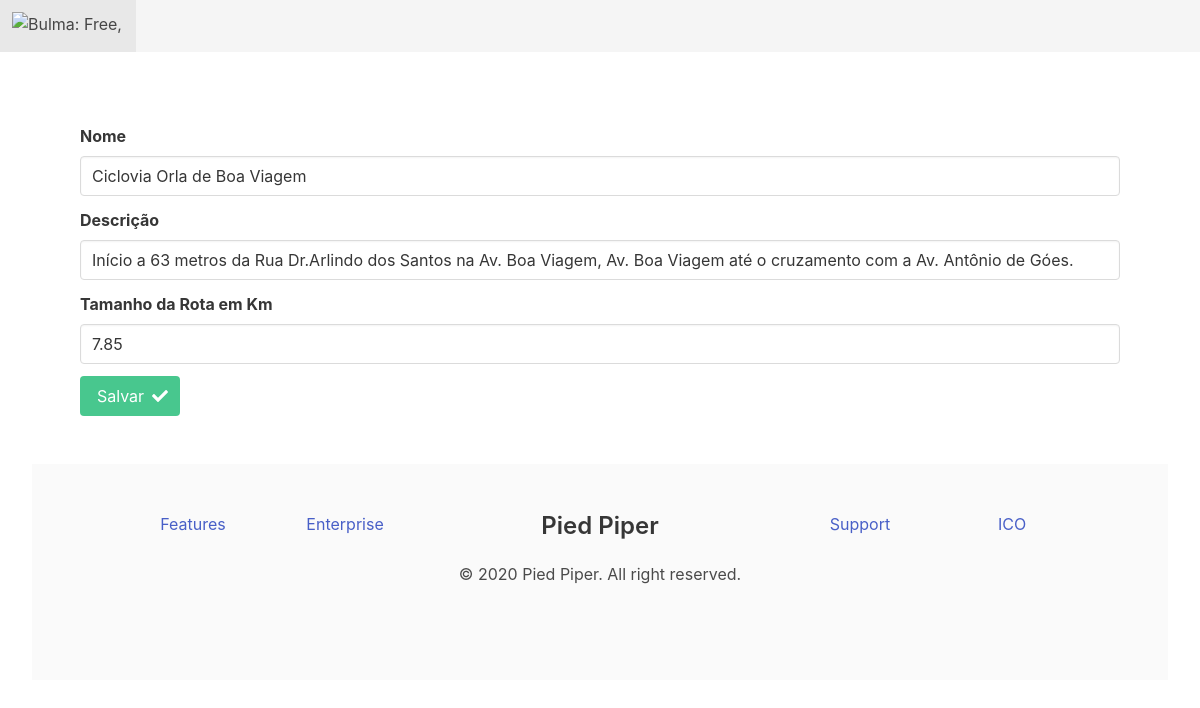
Screenshot of /editar/rota/9 with the database file from the repository.
### rotas/models.py (models this page shows, shortened)
class Rotas(models.Model):
    nome = models.CharField('Nome', max_length=50)
    descricao = models.CharField('Descrição', max_length=500)
    tamanho = models.DecimalField('Tamanho da Rota em Km', max_digits=4, decimal_places=2)
    create_at = models.DateTimeField(auto_now_add=True)
    update_at = models.DateTimeField(auto_now=True)

### rotas/views.py (the view)
# urls.py: path('editar/rota/<int:pk>', RotasUpdateView.as_view(), name='rotas-edit'),
class RotasUpdateView(SuccessMessageMixin, UpdateView):
    model = Rotas
    fields = '__all__'
    template_name_suffix = '_update_form'
    success_message = "%(nome)s salvo com sucesso!"
    success_url = reverse_lazy('rotas:rotas-list')

### rotas/templates/rotas/rotas_update_form.html (shortened to what this page needs)
{% extends 'base.html' %}
{% block content %}
    <section class="section">
        <form method="post">{% csrf_token %}
            {% for field in form %}
                 <div class="field">
                <label class="label" for="{{ field.id_for_label }}">{{ field.label }}</label>
                <div class="control">
                    <input class="input {% if field.errors %}is-danger{% endif %}"  type="text" id="{{ field.id_for_label }}" name="{{ field.html_name }}" value="{{ field.value|default_if_none:"" }}" maxlength="{{ field.field.max_length }}">
                </div>
            </div>
            {% endfor %}
            <div class="field ">
                <div class="control">
                    <button type="submit" class="button is-success">
                        <span>Salvar</span>
                         <span class="icon is-small">
                            <i class="fas fa-check"></i>
                        </span>
                    </button>
                </div>
            </div>
        </form>
    </section>
{% endblock content %}

### rows the page displays
Rotas: nome "Ciclovia Orla de Boa Viagem" "Início a 63 metros da Rua Dr.Arlindo dos Santos na Av. Boa Viagem, Av. Boa Viagem até o cruzamento com a Av. Antônio de Góes." "7.85"

### other values shown
{{ field.label }} "Nome" "Descrição" "Tamanho da Rota em Km"
